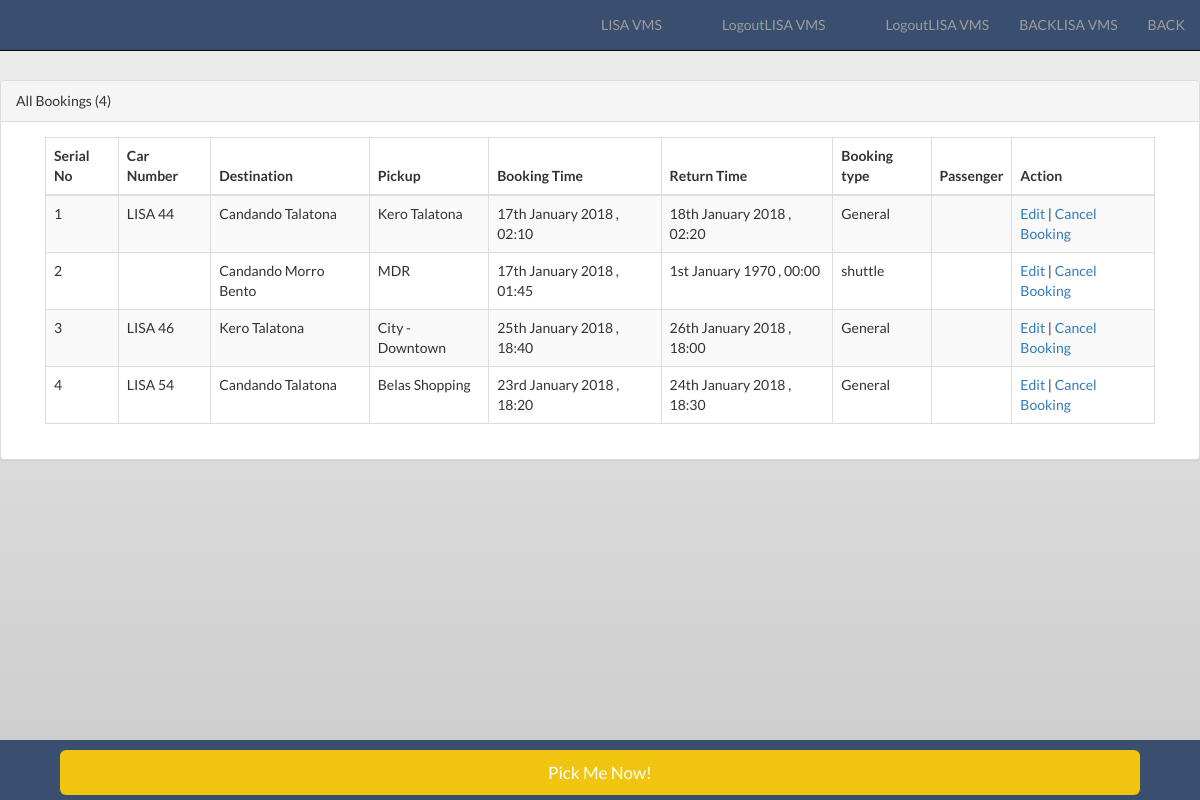
Screenshot of /admin_booking_manage.php (signed in) with the database file from the repository.
### tables this page shows
CREATE TABLE `bookings` (
  `id` int(50) NOT NULL,
  `user_id` int(20) DEFAULT NULL,
  `job_number` varchar(30) DEFAULT '',
  `car_number` varchar(100) DEFAULT '',
  `destination` varchar(100) DEFAULT '',
  `pickup` varchar(100) DEFAULT '',
  `booking_time` datetime DEFAULT NULL,
  `return_time` datetime DEFAULT NULL,
  `job_start_time` datetime DEFAULT NULL,
  `job_finish_time` datetime DEFAULT NULL,
  `passenger` int(10) DEFAULT NULL,
  `job_type` varchar(20) DEFAULT '',
  `job_status` tinyint(5) DEFAULT NULL,
  `update_time` datetime DEFAULT NULL,
  `submission_time` datetime DEFAULT NULL
);

### initial.php (called while the page is built, shortened)
<?php
require_once('functions.php');
$customFunction = new customFunction();

### functions.php (called while the page is built, shortened)
<?php
class CustomFunction {
public function numRows($query) {
		$numRows = mysqli_num_rows($query);
		return $numRows;
	}
}

### admin_booking_manage.php (the view, shortened to what this page needs)
<?php
include('inc/head.php');
$page_id="admin_booking";
include('inc/navigation.php');
?>
<div id="warp">
<div id="wrapper">
        <div id="page-wrapper">
            <div class="row">
                    <div class="col-md-12" >
                        <div class="panel panel-default">
                            <div class="panel-heading">
                                <?php
                                    $connection = $database->connect;
                                    $allData= mysqli_query($connection,  "SELECT * FROM bookings");
                                     $num_rows = $customFunction->numRows($allData);
                                ?>
                                 <?php if ($num_rows==0) { ?>
                              <h3><div class="alert alert-info">There is no bookings yet</div></h3>
                              <?php  } else { ?>
                                All Bookings (<?php echo $num_rows; ?>)
                            </div>
                           <div class="container">
                              <div class="row">
                                <div class="col-lg-12">
                                  <div class="panel-body" >
                                      <div class="table-responsive" >
                                          <table class="table table-striped table-bordered table-hover" >
                                              <thead>
                                                  <tr>
                                                  	<th>Serial No</th>
                                                      <th>Car Number</th>
                                                      <th>Destination</th>
                                                      <th>Pickup</th>
                                                      <th>Booking Time</th>
                                                      <th>Return Time</th>
                                                      <th>Booking type</th>
                                                      <th>Passenger</th>
                                                      <th>Action</th>
                                                  </tr>
                                              </thead>
                                              <tbody>
                                                      <?php
                                                     for ($i=1; $i <=$num_rows ; $i++){
                                                          while ($bookings =mysqli_fetch_array($allData)) {
                                                          	$b_id = $bookings['id'];
                                                              $car_no           = $bookings['car_number'];
                                                              $destination       =$bookings['destination'];
                                                              $pickup        =$bookings['pickup'];
                                                              $bookingTime         =$bookings['booking_time'];
                                                              $returnTime = $bookings['return_time'];
                                                              $passengers           =$bookings['passenger'];
                                                              $type         =$bookings['job_type'];
                                                      ?>
                                                  <tr>
                                                      <td>
                                                         <?php echo $i++; ?></td>
                                                      <td><?php echo $car_no; ?></td>
                                                      <td><?php echo $destination; ?></td>
                                                      <td><?php echo $pickup; ?></td>
                                                      <td><?php
                                                            $bookingtime2 = strtotime($bookingTime);
                                                            echo date("jS F Y , H:i", $bookingtime2);
                                                            ?></td>
                                                      <td><?php
                                                            $returntime2 = strtotime($returnTime);
                                                            echo date("jS F Y , H:i", $returntime2);
                                                            ?></td>
                                                       <td><?php echo     $type   ?></td>
                                                      <td><?php echo $passengers ?></td>
                                                      <td><?php echo "<a href='booking.php?id=$b_id'>Edit</a> | <a href='delete_booking.php?id=$b_id'>Cancel Booking</a>"; ?></td>
                                                  </tr>
                                                         <?php
                                       }
                                       ?>
                                                    <?php
                                  }
                              ?>
                                              </tbody>
                                          </table>
                                      </div>
                            </div>
                          </div>
                        </div>
                            <?php } ?>
                         </div>
                    </div>
                </div>
        </div>
  </div>
  </div>
 <?php include('inc/footer.php');
 include('inc/end.php');
 ?>

### inc/head.php (shortened to what this page needs)
<?php
require_once('initial.php');
?>
<!DOCTYPE html>
<html lang="en">
<head>
<link rel="stylesheet" href="//maxcdn.bootstrapcdn.com/bootstrap/3.3.7/css/bootstrap.min.css">
<link rel="stylesheet" href="css/custom.css">
<link rel="stylesheet" type="text/css" href="css/jquery.datetimepicker.min.css"/>
<link rel="stylesheet" type="text/css" href="css/jquery.timepicker.min.css"/>
<link href="css/flat-ui.min.css" rel="stylesheet">
  <link rel="stylesheet" href="//code.jquery.com/ui/1.12.1/themes/base/jquery-ui.css">
</head>
<body>
<div id="wrap">

### inc/navigation.php (shortened to what this page needs)
<nav class="navbar navbar-inverse navbar-fixed-top animate">
    <div class="container">
        <?php if (isset($_SESSION['logged_user_normal']) && $_SESSION['logged_user_normal'] != '' || isset($_COOKIE['logged_user_normal'])) { ?>
            <ul class="nav navbar-nav navbar-right mobile-bar">
                <li>
                    <a href="#">
                        LISA VMS
                    </a>
                </li>
                <?php
                if($page_id !== "index"){
                     echo ' <li class="index">
                    <a href="index.php">
                        <span class="menu-icon fa fa-mail-reply"></span>
                        <span class="hidden-xs">BACK</span>
                        <span class="visible-xs">BACK</span>
                    </a>
                </li>';
                } else {
 };?>
            </ul>
        <?php } ?>
        <?php if (isset($_SESSION['logged_user_admin']) && $_SESSION['logged_user_admin'] != '' || isset($_COOKIE['logged_user_admin']) ) { ?>
            <ul class="nav navbar-nav navbar-right mobile-bar">
                <li>
                    <a href="#">
                        LISA VMS
                    </a>
                </li>
                <?php
                if($page_id !== "index"){
                     echo ' <li class="index">
                    <a href="index.php">
                        <span class="menu-icon fa fa-mail-reply"></span>
                        <span class="hidden-xs">BACK</span>
                        <span class="visible-xs">BACK</span>
                    </a>
                </li>';
                } else {
 };?>
            </ul>
<?php } ?>
<?php if (isset($_SESSION['logged_user_driver_general']) && $_SESSION['logged_user_driver_general'] != '' || isset($_COOKIE['logged_user_driver_general']) ) { ?>
            <ul class="nav navbar-nav navbar-right mobile-bar">
                <li>
                    <a href="#">
                        LISA VMS
                    </a>
                </li>
                <li>
                    <a href="manage_general_job.php">
                    </a>
                </li>
                <li>
                    <a href="logout_driver.php">
                    Logout</a>
                </li>
            </ul>
<?php } ?>
<?php if (isset($_SESSION['logged_user_driver_shuttle']) && $_SESSION['logged_user_driver_shuttle'] != '' || isset($_COOKIE['logged_user_driver_shuttle']) ) { ?>
            <ul class="nav navbar-nav navbar-right mobile-bar">
                <li>
                    <a href="#">
                        LISA VMS
                    </a>
                </li>
                <li>
                    <a href="manage_shuttle_job.php">
                    </a>
                </li>
                <li>
                    <a href="logout_driver.php">
                    Logout</a>
                </li>
            </ul>
<?php } ?>
    </div>
</nav>

### inc/footer.php (shortened to what this page needs)
</div>
<footer>
    <div id="footer">
        <div style="max-width: 90%" class="container">
            <div class="row">
                <?php
                if ($page_id === 'driver') {
                } elseif ($page_id === 'booking') {
                } elseif ($page_id === 'success') {
                } else {
                    echo '<button style="margin: 10px 0 5px;" id="example" type="button" class="btn btn-warning btn-lg btn-block d-block" data-container="body" data-toggle="popover" data-placement="top">
                Pick Me Now!
            </button>';
                }
                ?>
            </div>
                        <?php
                        include_once('initial.php');
                        ?>
        </div>
    </div
</footer>

### inc/end.php (shortened to what this page needs)
</body>
</html>

### css/custom.css (style rules this page uses)
body { padding-top: 80px; padding-bottom:60px; font-family: 'Lato'; background: #eeeeee; background: -moz-linear-gradient(top, #eeeeee 0%, #cccccc 100%); background: -webkit-linear-gradient(top, #eeeeee 0%,#cccccc 100%); background: linear-gradient(to bottom, #eeeeee 0%,#cccccc 100%); filter: progid:DXImageTransform.Microsoft.gradient( startColorstr='#eeeeee', endColorstr='#cccccc',GradientType=0 ); background-attachment:fixed; }
.navbar { height: calc(100%); max-height: 300px; -webkit-transform: translate(0px, calc(-100% + 69px)); transform: translate(0px, calc(-100% + 69px)); background-color: #3A4E6F; }
.navbar .container:not(.navbar-more) { padding: 0px; }
.navbar-nav.mobile-bar { list-style: none; -ms-box-orient: horizontal; display: -webkit-box; display: -moz-box; display: -ms-flexbox; display: -moz-flex; display: -webkit-flex; display: flex; -webkit-justify-content: space-around; justify-content: space-around; -webkit-flex-flow: row wrap; flex-flow: row wrap; -webkit-align-items: stretch; align-items: stretch; margin: 0px 0px; }
.navbar-nav.mobile-bar > li { -webkit-flex-grow: 1; flex-grow: 1; text-align: center; }
@media (min-width: 768px) { .navbar { height: auto; -webkit-transform: translate(0px, 0px); transform: translate(0px, 0px); } }
@media (min-width: 768px) { .navbar-nav.mobile-bar { display: block; max-height: 64px; margin: 0px -15px; } }
#wrap { min-height: 100%; height: auto; margin: 0 auto -60px; padding-bottom: 60px; }
#footer { height: 60px; background-color: #3A4E6F; color: #ffffff; left: 0px; position: fixed; bottom: 0px; width: 100%; z-index: 1029; }
#footer > .container { padding-left: 15px; padding-right: 15px; color: #ffffff; }
.btn { border: none; font-size: 15px; font-weight: normal; line-height: 1.4; border-radius: 4px; padding: 10px 15px; -webkit-font-smoothing: subpixel-antialiased; -webkit-transition: border 0.25s linear, color 0.25s linear, background-color 0.25s linear; transition: border 0.25s linear, color 0.25s linear, background-color 0.25s linear; }
.btn-warning { color: #ffffff; background-color: #f1c40f; }
.btn-lg, .btn-group-lg > .btn { padding: 10px 19px; font-size: 17px; line-height: 1.471; border-radius: 6px; }
.btn-block { white-space: normal; }

### rows the page displays
bookings: car_number "LISA 44", destination "Candando Talatona", pickup "Kero Talatona", booking_time "17th January 2018 , 02:10", return_time "18th January 2018 , 02:20", job_type "General"
bookings: destination "Candando Morro Bento", pickup "MDR", booking_time "17th January 2018 , 01:45", returntime2 "1st January 1970 , 00:00", job_type "shuttle"
bookings: car_number "LISA 46", destination "Kero Talatona", pickup "City - Downtown", booking_time "25th January 2018 , 18:40", return_time "26th January 2018 , 18:00", job_type "General"
bookings: car_number "LISA 54", destination "Candando Talatona", pickup "Belas Shopping", booking_time "23rd January 2018 , 18:20", return_time "24th January 2018 , 18:30", job_type "General"

### other values shown
$num_rows "4"
